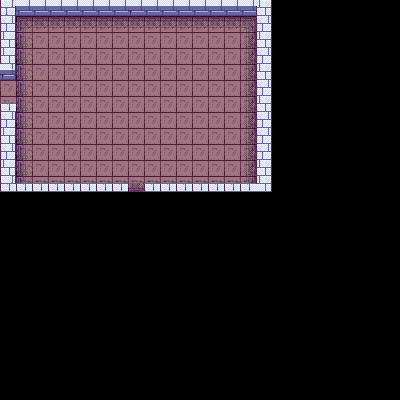

This is a level from a 2D game, rendered from its Tiled map with the project's own tilesets. A one-line summary and the map file follow, with tile-layer data summarised:
An orthogonal 25x25 tile map with 16x16 px tiles, 5 tile layers (ground, sheets, walls, object, ...), 4 tilesets and 4 objects.

<map version="1.4" tiledversion="1.4.1" orientation="orthogonal" renderorder="right-down" width="25" height="25" tilewidth="16" tileheight="16" infinite="0" nextlayerid="7" nextobjectid="21">
 <tileset firstgid="1" source="House.tsx" />
 <tileset firstgid="1001" source="RPG Tileset.tsx" />
 <tileset firstgid="1517" source="ts_dungeon.tsx" />
 <tileset firstgid="3181" source="dungeon_tiles.tsx" />
 <layer id="1" name="ground" width="25" height="25">
  <data>[625 cells, 204 non-empty, 9 distinct tile ids]</data>
 </layer>
 <layer id="2" name="sheets" width="25" height="25">
  <data>[625 cells, 0 non-empty, 0 distinct tile ids]</data>
 </layer>
 <layer id="4" name="walls" width="25" height="25">
  <data>[625 cells, 52 non-empty, 10 distinct tile ids]</data>
 </layer>
 <layer id="3" name="object" width="25" height="25">
  <data>[625 cells, 0 non-empty, 0 distinct tile ids]</data>
 </layer>
 <layer id="6" name="PlayerOver" width="25" height="25">
  <data>[625 cells, 0 non-empty, 0 distinct tile ids]</data>
 </layer>
 <objectgroup id="5" name="collision">
  <object id="15" x="144.918" y="-0.0434783">
   <polygon points="0,0 0,16.1739 111.957,16.0435 111.827,102.867 127.332,102.88 127.913,0.130435" />
  </object>
  <object id="16" x="127.957" y="81.0887" rotation="180">
   <polygon points="-16.875,81.1304 -16.9648,64.9565 111.957,65.0869 111.913,0.1304 127.957,0 127.913,81" />
  </object>
  <object id="17" x="128" y="192.583" rotation="-180">
   <polygon points="-0.375,0.1875 -0.375,9.74424 111.957,9.61923 111.913,89.5508 127.832,89.5054 127.913,0.142053" />
  </object>
  <object id="18" x="144.837" y="102.682" rotation="360">
   <polygon points="-0.375,89.5054 -0.375,79.9486 111.957,80.0736 111.901,0.142053 127.832,0.187453 127.913,89.5508" />
  </object>
 </objectgroup>
</map>
